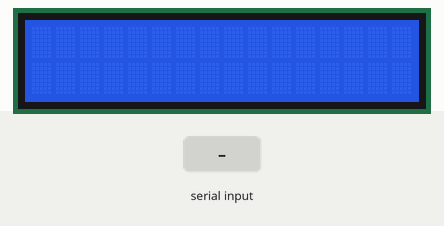
Simulated run of this sketch. Board: Arduino Uno, built with avr-gcc and run on an emulated ATmega328P. On the bench: 16×2 character LCD. The inputs (shaded band) are chosen by the test bench.

Above: at 1.2 s.
1.3 s: "1" received over Serial
At 2.6 s:
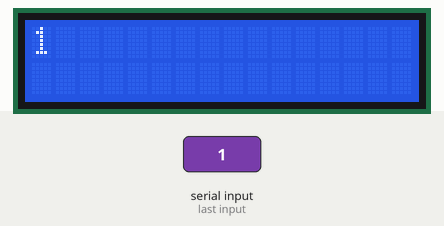
2.9 s: "0" received over Serial
At 3.8 s:
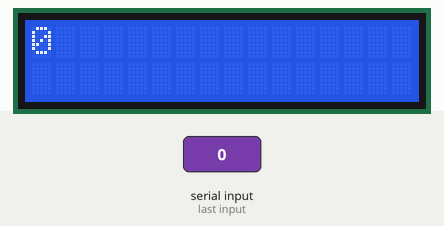
4.5 s: "2" received over Serial
At 5.0 s:
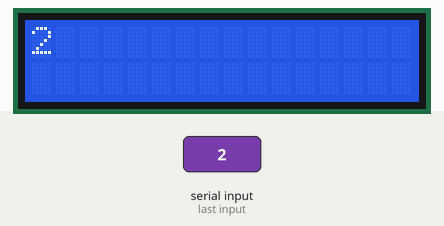
Timing chart, 0 to 7.5 s (numbered marks = the images above; inputs shaded):
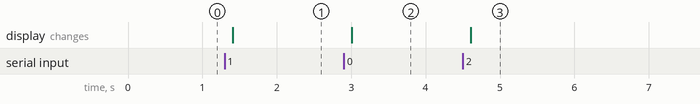

Measured:
- after the input at 1.3 s, the display: changes after 0.10 s (image 1)
- after the input at 2.9 s, the display: changes after 0.10 s (image 2)
- after the input at 4.5 s, the display: changes after 0.10 s (image 3)

The sketch:

Basic_Serial_Display.ino
```cpp
/*
 * Fat_Lurch - 2021-10-29
 *
 * Updated - 2021-10-30: Added handling to control characters so they are not displayed
 *
 * This is a very simple sketch that will display a single line of text (only) on a standard 16x2 LCD I2C display
 *
 * Based on the original example from johnrickman: https://github.com/johnrickman/LiquidCrystal_I2C/blob/master/examples/SerialDisplay/SerialDisplay.pde
 *
 * To send data to the display in the Arduino IDE, press ctrl+shift+m then set "No Line Ending" and ensure the data rate is 9600
 *
 * Then just type into the command line at the top and hit enter. The text should appear on the display
 *
 */

#include <LiquidCrystal_I2C.h> //LiquidCrystal I2C by Frank de Brabander - https://www.arduino.cc/reference/en/libraries/liquidcrystal-i2c/

LiquidCrystal_I2C lcd(0x27,16,2);  // set the LCD address to 0x27 (default) for a 16 chars and 2 line display

char charBuf;

void setup()
{
  lcd.init();               // initialize the LCD
  lcd.backlight();          //Turn on LCD backlight
  Serial.begin(9600);
}

void loop()
{
  // when characters arrive over the serial port...
  if (Serial.available())
  {
    // wait a bit for the entire message to arrive
    delay(100);
    // clear the screen
    lcd.clear();
    // read all the available characters
    while (Serial.available() > 0)
    {
      // Read the character to a buffer
      charBuf = char(Serial.read());

      // Skip control characters like \r and \n (aka CR and LF)
      if (!isControl(charBuf))
      {
        lcd.write(charBuf);
      }
    }
  }
}
```
